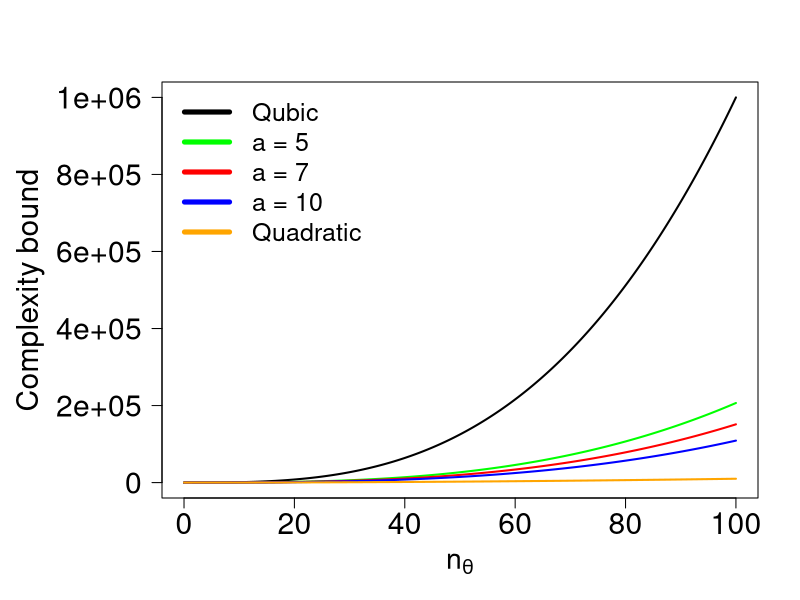

Write R code to recreate this figure.
OUTDIR <- "./"

alsmmala_complexity <- function(x, a) {
  (1-exp(-a))*x^3/a+(1-(1-exp(-a))/a)*x^2
}

x <- seq(0.01, 100, by=0.01)

cols <- c("black", "green", "red", "blue", "orange")

pdf(file=file.path(OUTDIR, "alsmmala_complexity.pdf"), width=10, height=6)

oldpar <- par(no.readonly=TRUE)

par(mar=c(5, 8, 4, 2)+0.1, mgp=c(3, 1, 0))

plot(
  x,
  x^3,
  type="l",
  col=cols[1],
  lwd=2,
  xlab=expression("n"[theta]),
  ylab="",
  cex.axis=1.8,
  cex.lab=1.7,
  yaxt="n"
)

axis(
  2,
  at=seq(0, 1e+06, by=2*1e+05),
  labels=seq(0, 1e+06, by=2*1e+05),
  cex.axis=1.8,
  las=1
)

mtext("Complexity bound", 2, line=6, cex=1.8)

lines(
  x,
  alsmmala_complexity(x, 5),
  col=cols[2],
  lwd=2
)

lines(
  x,
  alsmmala_complexity(x, 7),
  col=cols[3],
  lwd=2
)

lines(
  x,
  alsmmala_complexity(x, 10),
  col=cols[4],
  lwd=2
)

lines(
  x,
  x^2,
  col=cols[5],
  lwd=2
)

legend(
  "topleft",
  c("Qubic", "a = 5", "a = 7", "a = 10", "Quadratic"),
  lty=c(1, 1, 1),
  lwd=c(5, 5, 5),
  col=cols,
  cex=1.5,
  bty="n"
)

par(oldpar)

dev.off()
